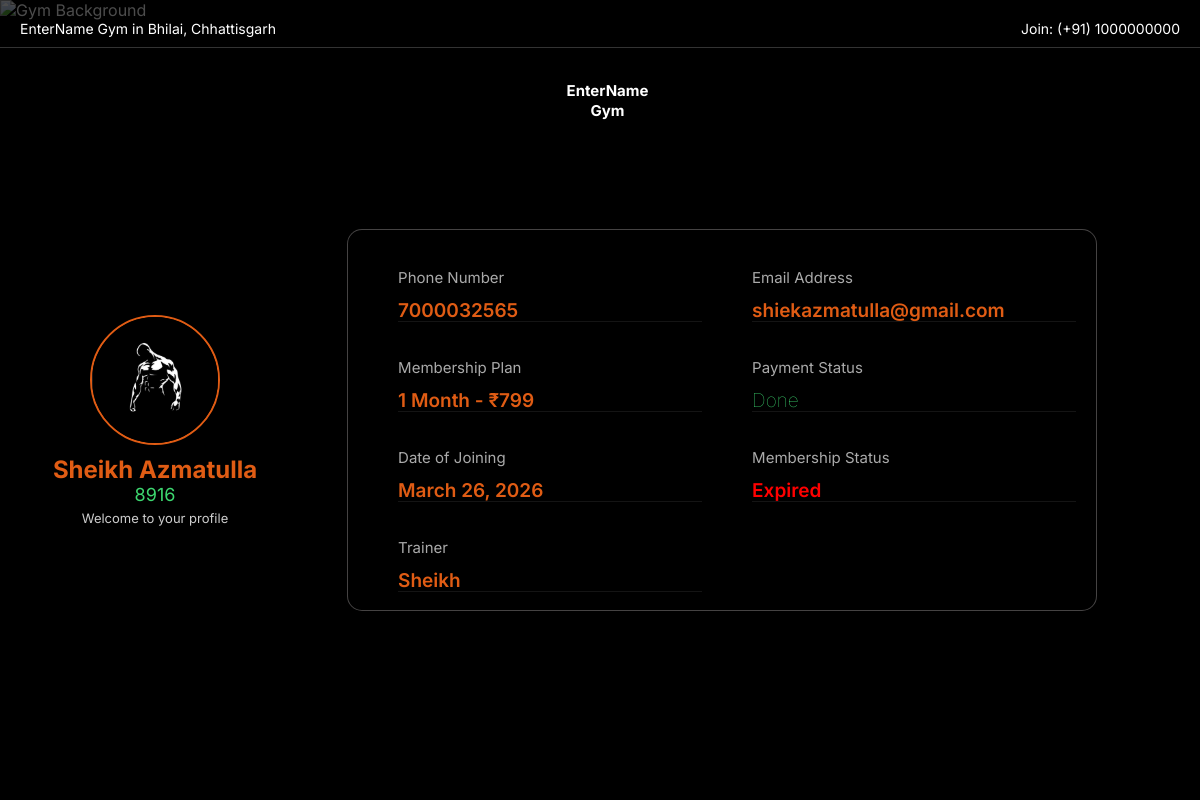
Page /profile/ (signed in) on the committed database.
### AuthFit/models.py (models this page shows, shortened)
class Enrollment(models.Model):
    GENDER_CHOICES = [
        ('M', 'Male'),
        ('F', 'Female'),
    ]
    PAYMENT = [
        ("Done", 'Done'),
        ("Pending", 'Pending'),
    ]
    METHOD = [
        ('C', 'CASH'),
        ('U', 'UPI'),
        ('B', 'UPI + CASH'),
    ]
    unique_id = models.CharField(max_length=4 , unique=True,editable=False ,db_index=True)
    user = models.OneToOneField(User, on_delete=models.CASCADE)
    fullname = models.CharField(max_length=25)
    email = models.EmailField()
    gender = models.CharField(max_length=1, choices=GENDER_CHOICES)
    phone = models.CharField(max_length=10,db_index=True)
    dob = models.DateField()
    selectPlan = models.ForeignKey(
        MembershipPlan, on_delete=models.CASCADE, related_name="enrollments")
    trainer = models.ForeignKey(
        Trainer,
        on_delete=models.SET_NULL,
        null=True,
        blank=True,
        related_name="enrollments"
    )
    Reference = models.CharField(max_length=30, null=True, blank=True)
    address = models.TextField()
    paymentStatus = models.CharField(
        max_length=10, choices=PAYMENT, blank=True, null=True)
    Amount = models.CharField(max_length=10)
    paymentMethod = models.CharField(
        max_length=1, choices=METHOD, blank=True, null=True)
    doj = models.DateField(auto_now_add=True,null=True, blank=True)
    DueDate = models.DateField(blank=True, null=True)
    @property
    def is_expired(self):
        if self.DueDate:
            return timezone.now().date() >= self.DueDate
        return False

class MembershipPlan(models.Model):
    plan = models.CharField(max_length=100)
    price = models.IntegerField()
    def __str__(self):
        return f"{self.plan} - ₹{self.price}"

class Trainer(models.Model):
    GENDER_CHOICES = [
        ('M', 'Male'),
        ('F', 'Female'),
        ('O', 'Other'),
    ]
    name = models.CharField(max_length=30)
    gender = models.CharField(
        max_length=1, choices=GENDER_CHOICES, default='M')
    address = models.TextField()
    phone = models.CharField(max_length=10)
    salary = models.IntegerField()
    def __str__(self):
        return self.name

### AuthFit/views.py (the view)
# urls.py: path('profile/',views.Profile , name = "Profile"),
@login_required
def Profile(request):
    enrollment = Enrollment.objects.filter(user=request.user).first()
    return render(request, 'profile.html', {
        'enrollment': enrollment
    })

### templates/profile.html (shortened to what this page needs)
{% extends "base.html" %}
{% load static %}
{% block link %}
<link rel="stylesheet" href="{% static 'css/profile.css' %}" />
{% endblock %}
{% block content %}
<div class="page hero-animate">
  <div class="wrapper">
    <div class="main">
      <div class="profile-left">
        <div class="avatar-circle">
          <img src="{% static 'images/profile.jpg' %}" alt="profile">
        </div>
        {% if enrollment %}
        <div class="member-name">{{ enrollment.fullname }}</div>
        <div class="member-id">{{ enrollment.unique_id }}</div>
        {% endif %}
        <div class="welcome-msg">Welcome to your profile</div>
      </div>
      <div class="info-card">
        <div class="card-row top">
          <div class="card-cell side">
            <div class="cell-label">Phone Number</div>
            <div class="cell-value orange">
              {{ enrollment.phone|default:"Not Provided" }}
            </div>
          </div>
          <div class="card-cell">
            <div class="cell-label">Email Address</div>
            <div class="cell-value orange">
              {{ enrollment.email|default:user.email }}
            </div>
          </div>
        </div>
        <div class="card-row">
          <div class="card-cell side">
            <div class="cell-label">Membership Plan</div>
            <div class="cell-value orange">
              {{ enrollment.selectPlan|default:"Not Provided" }}
            </div>
          </div>
          <div class="card-cell">
            <div class="cell-label">Payment Status</div>
            <div class="cell-value green">
              {{ enrollment.paymentStatus|default:"Not Provided" }}
            </div>
          </div>
        </div>
        <div class="card-row">
          <div class="card-cell side">
            <div class="cell-label">Date of Joining</div>
            <div class="cell-value orange">
              {{ enrollment.doj|date:"F d, Y"|default:"Not Provided" }}
            </div>
          </div>
          <div class="card-cell">
            <div class="cell-label">Membership Status</div>
            {% if enrollment.is_expired %}
            <div class="cell-value danger">Expired</div>
            {% else %}
            <div class="cell-value green">
              Active ({{ enrollment.days_remaining }} days left)
            </div>
            {% endif %}
          </div>
        </div>
        <div class="card-row single">
          <div class="card-cell side">
            <div class="cell-label">Trainer</div>
            <div class="cell-value orange">
              {{ enrollment.trainer|default:"Not Provided" }}
            </div>
          </div>
        </div>
      </div>
    </div>
  </div>
</div>
{% endblock %}

### static/css/base.css (style rules this page uses)
body { margin: 0; font-family: "Inter", sans-serif; background: black; color: white; }
.hero-animate { animation: heroReveal 1.5s ease-out forwards; }

### static/css/profile.css (style rules this page uses)
* { margin: 0; padding: 0; box-sizing: border-box; }
.page { min-height: 70vh; position: relative; display: flex; justify-content: center; align-items: center; }
.wrapper { position: relative; z-index: 1; }
.main { display: flex; justify-content: center; align-items: center; gap: 90px; margin-right: 50px; }
.profile-left { display: flex; flex-direction: column; justify-content: center; align-items: center; }
.avatar-circle { width: 130px; height: 130px; border-radius: 50%; border: 2px solid #e05c14; overflow: hidden; }
.avatar-circle img { width: 100%; height: 100%; object-fit: cover; }
.member-name { font-size: 24px; font-weight: bold; color: #e05c14; margin-top: 10px; }
.member-id { font-size: 18px; color: #3dd870; }
.welcome-msg { font-size: 13px; color: #ccc; margin-top: 5px; }
.info-card { width: 750px; background: linear-gradient( to right, rgba(0, 0, 0, 0.9), rgba(0, 0, 0, 0.75), rgba(0, 0, 0, 0.6) ); border-radius: 15px; border: 1px solid rgba(117, 113, 113, 0.597); }
.card-row { display: grid; grid-template-columns: 1fr 1fr; }
.top { margin-top: 20px; }
.side { margin-left: 20px; }
.card-cell { position: relative; padding: 18px 30px; }
.card-cell::after { content: ""; position: absolute; left: 20px; right: 20px; bottom: 0; height: 1px; background: rgba(255, 255, 255, 0.08); margin-bottom: 18px; margin-left:10px ; }
.cell-label { font-size: 15px; color: #aaa; }
.cell-value { font-size: 19px; font-weight: 600; margin-top: 12px; }
.orange { color: #e05c14; }
.green { color: #3dd870; font-weight: 100; }
.danger { color: red; }

### rows in the picture
Enrollment: fullname "Sheikh Azmatulla", unique_id "8916", phone "7000032565", email "shiekazmatulla@gmail.com", selectPlan "1 Month - ₹799", paymentStatus "Done", doj "March 26, 2026", trainer "Sheikh"
